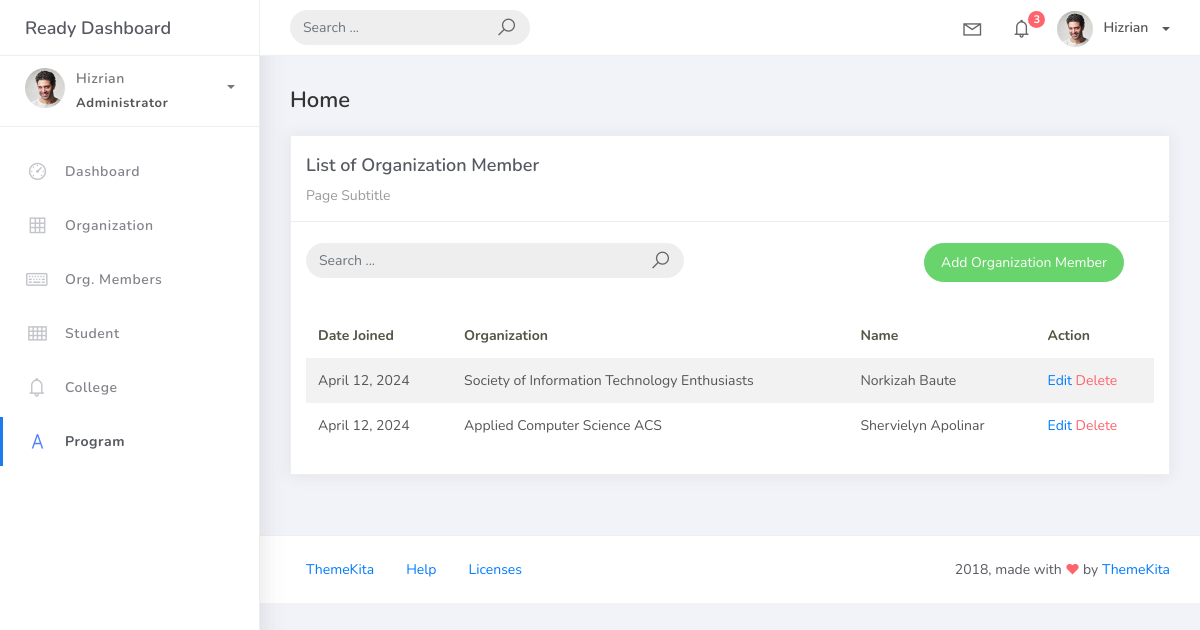
The app's page /orgmember_list, older data.
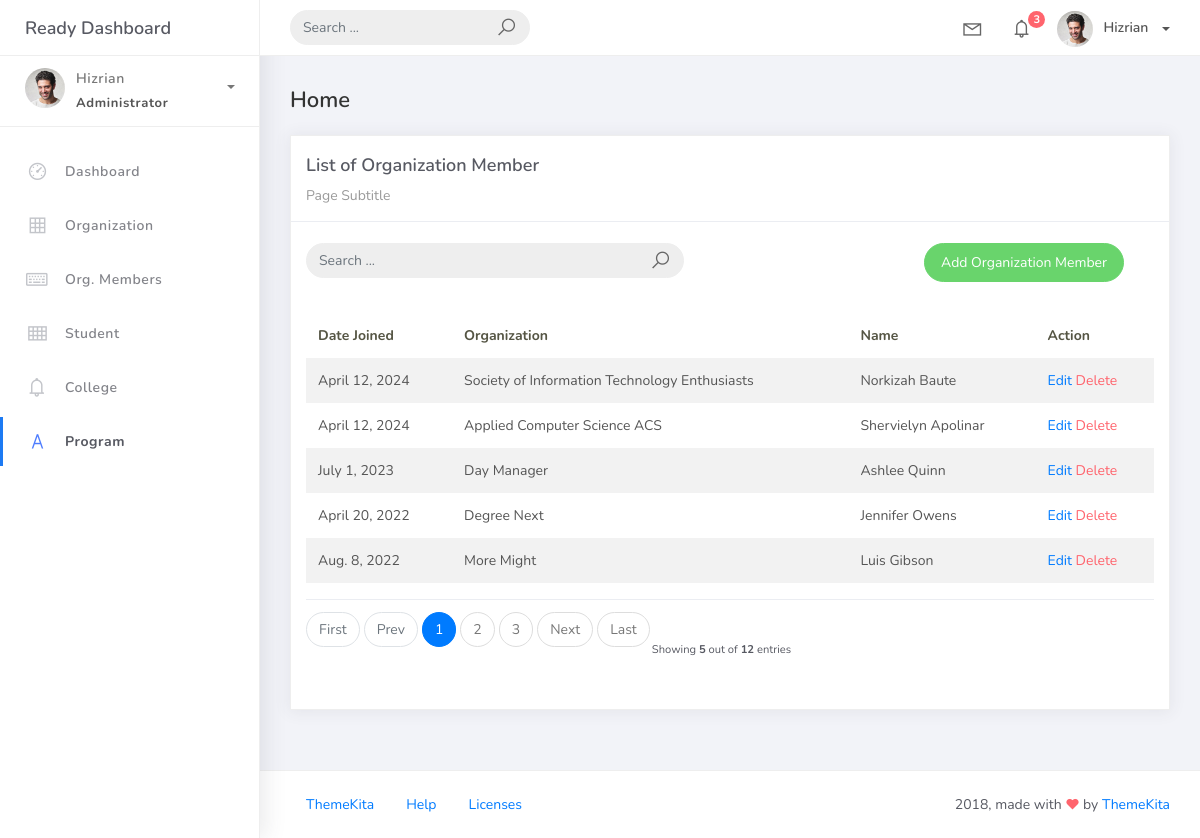
The same page, newer data.
### studentorg/models.py (models this page shows, shortened)
class BaseModel (models.Model):
    created_at = models.DateTimeField(auto_now_add=True, db_index=True)
    updated_at = models.DateTimeField(auto_now=True)
    class Meta:
        abstract = True

class OrgMember(BaseModel):
    student=models.ForeignKey(Student, on_delete=models.CASCADE)
    organization=models.ForeignKey(Organization, on_delete=models.CASCADE)
    date_joined = models.DateField()

class Organization(BaseModel):
    name = models.CharField(max_length=250)
    college = models.ForeignKey(
        College, null=True, blank=True, on_delete=models.CASCADE)
    description = models.CharField(max_length=500)

class Student(BaseModel):
    student_id  = models.CharField(max_length=15)
    lastname = models.CharField(max_length=25)
    firstname = models.CharField(max_length=25)
    middlename = models.CharField(max_length=25, blank=True, null=True)
    program = models.ForeignKey(Program, on_delete=models.CASCADE)

### studentorg/views.py (the view)
# urls.py: path('orgmember_list', OrgMemberList.as_view(), name='orgmember-list'),
class OrgMemberList(ListView):
    model = OrgMember
    context_object_name = 'orgmember'
    template_name  = 'orgmember_list.html'
    paginate_by = 5
    def get_context_data(self, **kwargs):
        context = super().get_context_data(**kwargs)
        context['organization_list'] = Organization.objects.all()
        return context
    def get_queryset(self, *args, **kwargs):
         qs = super(OrgMemberList, self).get_queryset(*args, **kwargs)
         if self.request.GET.get("q") != None:
             query = self.request.GET.get('q')
             qs = qs = qs.filter(Q(date_joined__icontains=query) |
                           Q(organization__name__icontains=query) | Q(student__firstname__icontains=query) | Q(student__lastname__icontains=query))
         return qs

### templates/orgmember_list.html
{% extends 'base.html' %} {%load static %}  {% block content %}
<div class="content">
    <div class="container-fluid">
        <h4 class="page-title">Home</h4>
        <div class="row">
            <div class="col-md-12">
                <div class="card">
                    <div class="card-header">
                        <div class="card-title">List of Organization Member</div>
                        <div class="card-category">Page Subtitle</div>
                    </div>
                    <br />
                            <div class="col-md-12 row">
                                <div class="col-md-6">
                                    <form class="navbar-left navbar-form nav-search mr-md-3" action="{% url 'orgmember-list' %}">
                                      <div class="input-group">
                                        <input type="text" placeholder="Search ..." class="form-control" name="q" />
                                        <div class="input-group-append">
                                        <span class="input-group-text">
                                            <i class="la la-search search-icon"></i>
                                        </span>
                                        </div>
                                      </div>
                                    </form>
                                </div>
                                <div class="col-md-6">
                                    <div class="pull-right">
                                        <a href="{% url 'orgmember-add' %}" class="btn btn-success btn-rounded">Add Organization Member</a>
                                    </div>
                                </div>
                            </div>
                    <div class="card-body">
                        <table class="table table-striped mt-3">
                            <thead>
                                <tr>
                                    <th scope="col">Date Joined</th>
                                    <th scope="col">Organization</th>
                                    <th scope="col">Name</th>
                                    <th scope="col">Action</th>
                                </tr>
                            </thead>
                            <tbody>
                                {% for object in object_list %}
                                <tr>
                                    <td>{{ object.date_joined }}</td>
                                    <td>{{ object.organization.name}}</td>
                                    <td>{{ object.student.firstname }} {{ object.student.lastname }}</td>
                                    <td>
                                        <a href="orgmember_list/{{ object.id }}">Edit</a>
                                        <a href="orgmember_list/{{ object.id }}/delete" class="text-danger">Delete</a>
                                    </td>
                                </tr>
                                {% empty %}
                                <tr>
                                    <td colspan="4" style="text-align: center">
                                        <p class="text-sm font-weight-bold mb-0">No Records Found</p>
                                    </td>
                                </tr>
                                {% endfor %}
                            </tbody>
                        </table>
                        {% include 'includes/pagination.html' %}
                    </div>
                </div>
            </div>
        </div>
    </div>
</div>
{% endblock %}

### templates/base.html (shortened to what this page needs)
{% load static %}
<!DOCTYPE html>
<html>
<head>
	<link rel="stylesheet" href="{% static 'css/bootstrap.min.css' %}">
	<link rel="stylesheet" href="{% static 'css/ready.css' %}">
	<link rel="stylesheet" href="{% static 'css/demo.css' %}">
</head>
<body>
	<div class="wrapper">
		<div class="main-header">
			<div class="logo-header">
				<a href="index.html" class="logo">
					Ready Dashboard
				</a>
			</div>
			<nav class="navbar navbar-header navbar-expand-lg">
				<div class="container-fluid">
					<form class="navbar-left navbar-form nav-search mr-md-3" action="">
						<div class="input-group">
							<input type="text" placeholder="Search ..." class="form-control">
							<div class="input-group-append">
								<span class="input-group-text">
									<i class="la la-search search-icon"></i>
								</span>
							</div>
						</div>
					</form>
					<ul class="navbar-nav topbar-nav ml-md-auto align-items-center">
						<li class="nav-item dropdown hidden-caret">
							<a class="nav-link dropdown-toggle" href="#" id="navbarDropdown" role="button" data-toggle="dropdown" aria-haspopup="true" aria-expanded="false">
								<i class="la la-envelope"></i>
							</a>
						</li>
						<li class="nav-item dropdown hidden-caret">
							<a class="nav-link dropdown-toggle" href="#" id="navbarDropdown" role="button" data-toggle="dropdown" aria-haspopup="true" aria-expanded="false">
								<i class="la la-bell"></i>
								<span class="notification">3</span>
							</a>
						</li>
						<li class="nav-item dropdown">
							<a class="dropdown-toggle profile-pic" data-toggle="dropdown" href="#" aria-expanded="false"> <img src="{% static 'img/profile.jpg' %}" alt="user-img" width="36" class="img-circle"><span >Hizrian</span></span> </a>
							</li>
						</ul>
					</div>
				</nav>
			</div>
			<div class="sidebar">
				<div class="scrollbar-inner sidebar-wrapper">
					<div class="user">
						<div class="photo">
							<img src="{% static 'img/profile.jpg' %}">
						</div>
						<div class="info">
							<a class="" data-toggle="collapse" href="#collapseExample" aria-expanded="true">
								<span>
									Hizrian
									<span class="user-level">Administrator</span>
									<span class="caret"></span>
								</span>
							</a>
						</div>
					</div>
					<ul class="nav">
						<li class="nav-item">
							<a href="index.html">
								<i class="la la-dashboard"></i>
								<p>Dashboard</p>
							</a>
						</li>
						<li class="nav-item">
							<a href="{% url 'organization-list' %}">
								<i class="la la-table"></i>
								<p>Organization</p>
							</a>
						</li>
						<li class="nav-item">
							<a href="{% url 'orgmember-list' %}">
								<i class="la la-keyboard-o"></i>
								<p>Org. Members</p>
							</a>
						</li>
						<li class="nav-item">
							<a href="{% url 'student-list' %}">
								<i class="la la-th"></i>
								<p>Student</p>
							</a>
						</li>
						<li class="nav-item">
							<a href="{% url 'college-list' %}">
								<i class="la la-bell"></i>
								<p>College</p>
							</a>
						</li>
						<li class="nav-item active">
							<a href="{% url 'program-list' %}">
								<i class="la la-font"></i>
								<p>Program</p>
							</a>
						</li>
					</ul>
				</div>
			</div>
			<div class="main-panel">
                {% block content %}
                {% endblock %}
				<footer class="footer">
					<div class="container-fluid">
						<nav class="pull-left">
							<ul class="nav">
								<li class="nav-item">
									<a class="nav-link" href="http://www.themekita.com">
										ThemeKita
									</a>
								</li>
								<li class="nav-item">
									<a class="nav-link" href="#">
										Help
									</a>
								</li>
								<li class="nav-item">
									<a class="nav-link" href="https://themewagon.com/license/#free-item">
										Licenses
									</a>
								</li>
							</ul>
						</nav>
						<div class="copyright ml-auto">
							2018, made with <i class="la la-heart heart text-danger"></i> by <a href="http://www.themekita.com">ThemeKita</a>
						</div>
					</div>
				</footer>
			</div>
		</div>
</body>
</html>

### templates/Includes/pagination.html (shortened to what this page needs)
{% if is_paginated %}
<div class="card-footer px-0 border-0 d-flex flex-column flex-lg-row align-items-center justify-content—between mt-3">
 <nav aria-label="Topics pagination" class="mb-4">
   <ul class="pagination">
    {% if page_obj.number > 1 %}
     <li class="page-item">
       <a class="page-1ink" href="?page=1">First</a>
     </li>
     {% else %}
     <li class="page-item disabled">
       <span class="page-link">First</span>
     </li>
     {% endif %} {% if page_obj.has_previous %}
    <li class="page-item">
        <a class="page-link" href="?page={{ page_obj.previous_page_number }}">Prev</a>
    </li>
    {% else %}
    <li class="page-item disabled">
        <span class="page-link">Prev</span>
    </li>
    {% endif %} {% for page_num in paginator.page_range %} {% if page_obj.number == page_num %}
    <li class="page-item active">
        <span class="page-link">
            {{ page_num }}
  </span>
</li>
{% elif page_num > page_obj.number|add:'-3' and page_num < page_obj.number|add:'3' %}
<li class="page-item">
  <a class="page-link" href="?page={{ page_num }}">{{ page_num }}</a>
</li>
{% endif %} {% endfor %} {% if page_obj.has_next %}
<li class="page—item">
  <a class="page-link" href="?page={{ page_obj.next_page_number }}">Next</a>
</li>
{% else %}
<li class="page-item disabled">
    <span class="page-link">Next</span>
</li>
{% endif %} {% if page_obj.number != paginator.num_pages %}
<li class="page-item">
    <a class="page-link" href="?page={{ paginator.num_pages }}">Last</a>
</li>
{% else %}
<li class="page-item disabled">
    <span class="page-link">Last</span>
</li>
    {% endif %}
    </ul>
</nav>
<div class="fw-normal small mt-4 mt-lg-0">Showing <b>{{object_list.count}}</b> out of
<b>{{paginator.count}}</b> entries</div>
</div>
{% endif %}

Row changes from the older to the newer data that the page shows:
added OrgMember: date_joined "July 1, 2023", organization.name "Day Manager", student.firstname "Ashlee", student.lastname "Quinn"
added OrgMember: date_joined "April 20, 2022", organization.name "Degree Next", student.firstname "Jennifer", student.lastname "Owens"
added OrgMember: date_joined "Aug. 8, 2022", organization.name "More Might", student.firstname "Luis", student.lastname "Gibson"
Text that changed along with them:
{{ object_list.count }}: (not shown) → "5"
{{ paginator.count }}: (not shown) → "12"
text now shown: "First Prev Next Last Showing out of entries"
new list line: "1"
new list line: "2"
new list line: "3"
